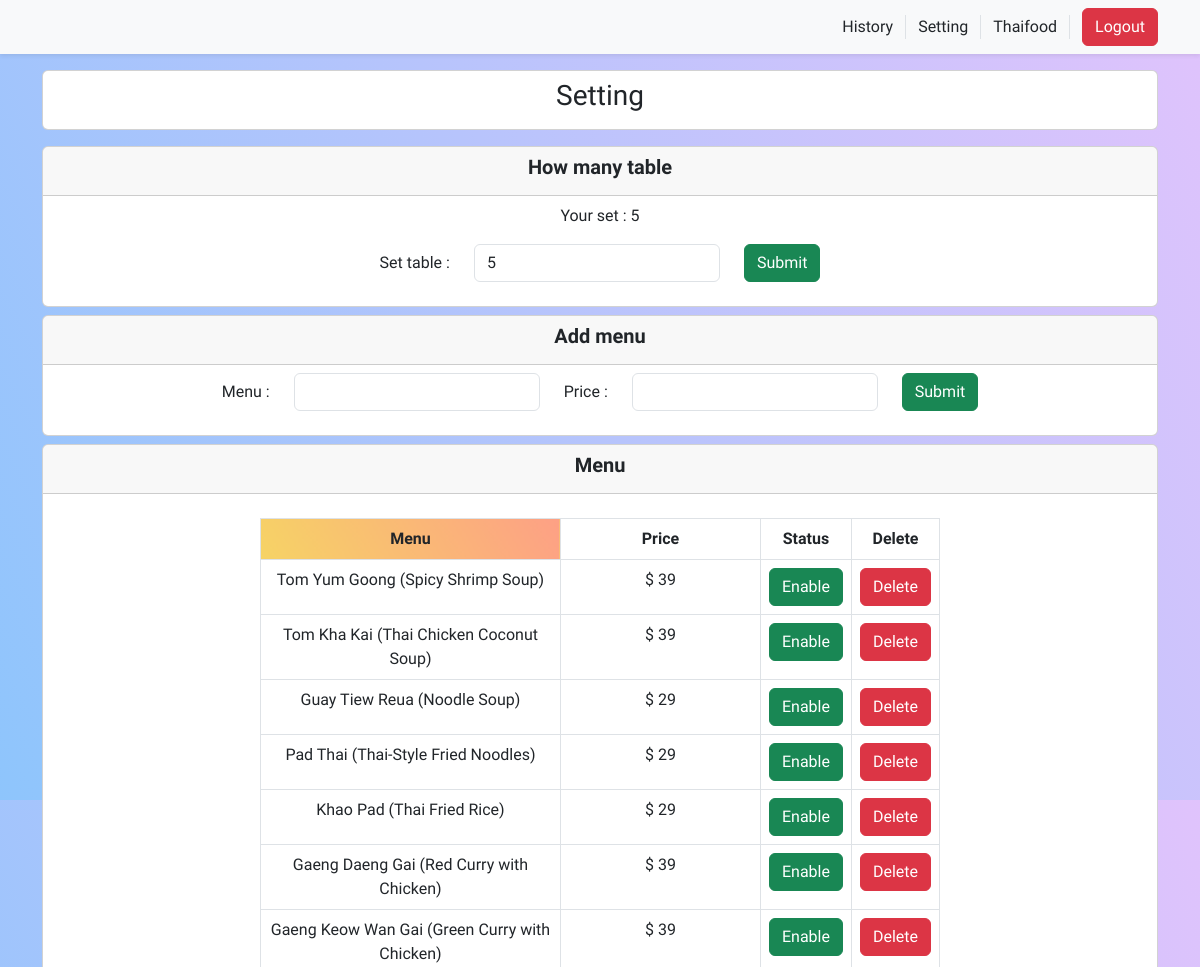
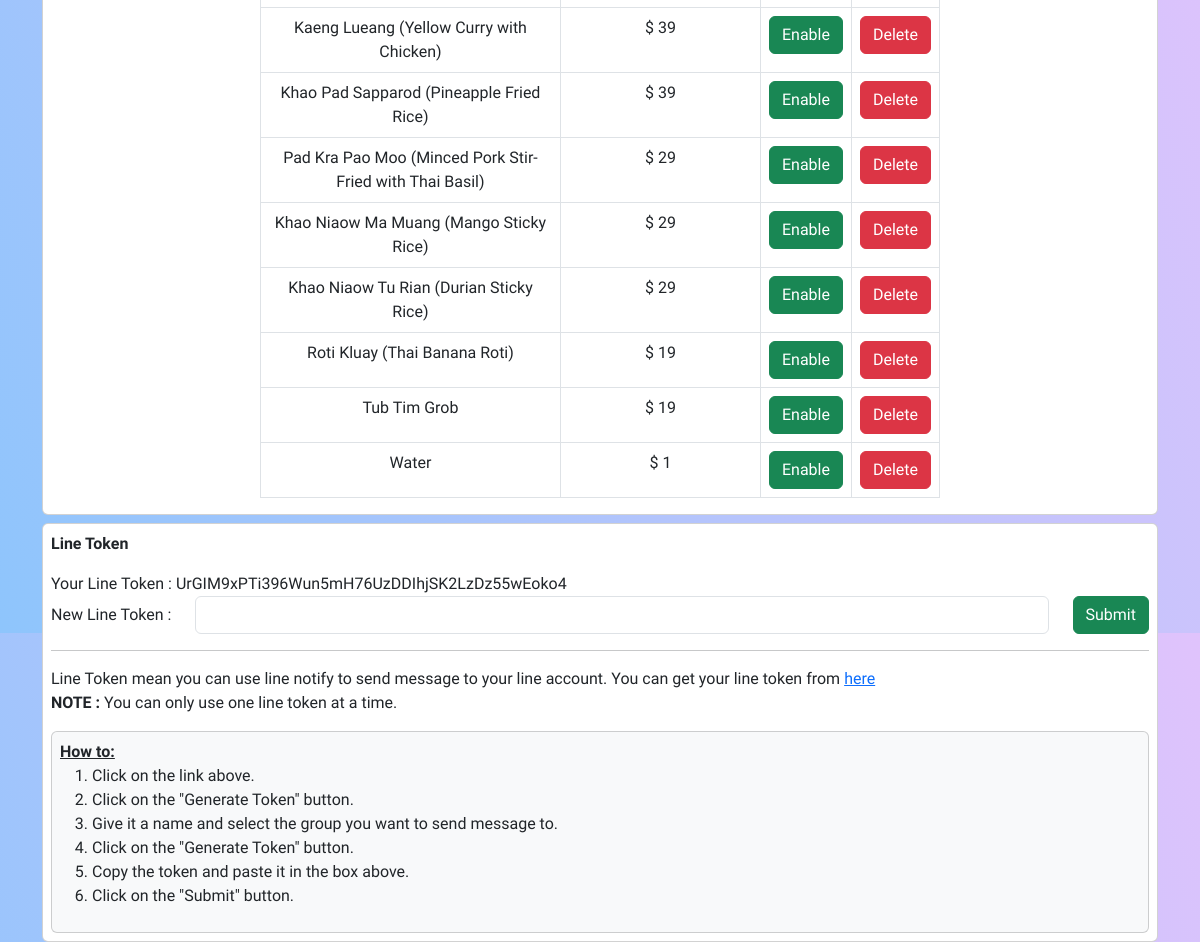
Screenshot of /setting (signed in) with the database file from the repository (2 pictures, top to bottom).
### tables this page shows
CREATE TABLE items (
    id INTEGER PRIMARY KEY AUTOINCREMENT,
    user_id INTEGER NOT NULL,
    name VARCHAR(255) NOT NULL,
    price INTEGER NOT NULL,
    status INTEGER NOT NULL
);

CREATE TABLE line_token (
    id INTEGER PRIMARY KEY AUTOINCREMENT,
    user_id INTEGER NOT NULL,
    token VARCHAR(255) NOT NULL
);

### app.py (the view)
@app.route('/setting', methods=['GET', 'POST'])
def setting():
    if not session.get('user_id'):
        return redirect(url_for('login'))
    rows = db.execute(
        'SELECT token FROM line_token WHERE user_id=?', (session['user_id'],))
    line = rows.fetchone()
    if line:
        line = line[0]
    else:
        line = 'empty'
    rows = db.execute(
        'SELECT quantity FROM shop_table WHERE user_id=?', (session['user_id'],))
    table = rows.fetchone()
    if table:
        table = table[0]
    else:
        table = 'empty'
    rows = db.execute(
        'SELECT id,name,price,status FROM items WHERE user_id=?', (session['user_id'],))
    items = rows.fetchall()
    return render_template('setting.html', line=line, table=table, items=items)

### templates/setting.html (shortened to what this page needs)
{% extends 'layout.html' %}
{% block classbody %}
class="setting"
{% endblock classbody %}
{% block main %}
  <div class="container">
    <div class="card p-2 my-3 text-center">
      <h3>Setting</h3>
    </div>
    <div class="card mt-2 text-center">
      <div class="card-header mb-2">
        <h5 class="fw-bold">How many table</h5>
      </div>
      <form action="/settable" method="post" class="align-self-center mb-4">
        <p>Your set : {{table}}</p>
        <div class="row">
          <div class="col-auto align-self-center">
            <label for="table" class="form-label m-0">Set table :</label>
          </div>
          <div class="col-auto">
            <input type="number" name="table" class="form-control" value={{table}} />
          </div>
          <div class="col">
            <button type="submit" class="btn btn-success">Submit</button>
          </div>
        </div>
      </form>
    </div>
    <div class="card mt-2 text-center">
      <div class="card-header mb-2">
        <h5 class="fw-bold">Add menu</h5>
      </div>
      <form action="/addmenu" method="post" class="align-self-center mb-4">
        <div class="row">
          <div class="col-auto align-self-center">
            <label for="name" class="form-label m-0">Menu :</label>
          </div>
          <div class="col-auto">
            <input type="text" name="name" class="form-control" required />
          </div>
          <div class="col-auto align-self-center">
            <label for="price" class="form-label m-0">Price :</label>
          </div>
          <div class="col-auto">
            <input type="number" name="price" class="form-control" required />
          </div>
          <div class="col-auto">
            <button type="submit" class="btn btn-success">Submit</button>
          </div>
        </div>
      </form>
    </div>
    <div class="card mt-2 text-center">
      <div class="card-header mb-4">
        <h5 class="fw-bold">Menu</h5>
      </div>
      <table class="table table-bordered table-hover table-setting">
        <thead>
          <tr>
            <th class="menu">Menu</th>
            <th class="price">Price</th>
            <th class="show">Status</th>
            <th class="delete">Delete</th>
          </tr>
        </thead>
        <tbody>
          {% for menu in items %}
            <tr>
              <td>{{menu[1]}}</td>
              <td>$ {{menu[2]}}</td>
              <td>
                {% if menu[3] == 0 %}
                  <form action="/menustatus" method="post">
                    <input type="hidden" name="id" value={{menu[0]}}>
                    <input type="hidden" name="status" value="1">
                    <button type="submit" class="btn btn-danger">Disable</button>
                  </form>
                {% else %}
                  <form action="/menustatus" method="post">
                    <button type="submit" class="btn btn-success">Enable</button>
                  </form>
                {% endif %}
              </td>
              <td>
                <form action="/deletemenu" method="post">
                  <button type="submit" class="btn btn-danger">Delete</button>
                </form>
              </td>
            </tr>
          {% endfor %}
        </tbody>
      </table>
    </div>
    <div class="card my-2 p-2">
      <p class="fw-bold">Line Token</p>
      <form method="post" action="/line">
            <label for="line" class="form-label m-0">Your Line Token : {{line}}</label>
        <br>
        <div class="row">
          <div class="col-auto align-self-center">
            <label for="line" class="form-label m-0">New Line Token :</label>
          </div>
          <div class="col">
            <input type="text" name="line" class="form-control" />
          </div>
          <div class="col-auto">
            <button type="submit" class="btn btn-success">Submit</button>
          </div>
        </div>
      </form>
      <hr />
      <p>
        Line Token mean you can use line notify to send message to your line account. You can get your line token from <a href="https://notify-bot.line.me/my/" target="_blank">here</a><br />
        <b>NOTE :</b> You can only use one line token at a time. <br />
      </p>
      <div class="card p-2 bg-light">
        <b><u>How to:</u></b>
        <ol>
          <li>Click on the link above.</li>
          <li>Click on the "Generate Token" button.</li>
          <li>Give it a name and select the group you want to send message to.</li>
          <li>Click on the "Generate Token" button.</li>
          <li>Copy the token and paste it in the box above.</li>
          <li>Click on the "Submit" button.</li>
        </ol>
      </div>
    </div>
  </div>
{% endblock %}

### templates/layout.html (shortened to what this page needs)
<!DOCTYPE html>
<html lang="en">
  <head>
    <link href="https://cdn.jsdelivr.net/npm/bootstrap@5.3.0/dist/css/bootstrap.min.css" rel="stylesheet" />
    <link rel="stylesheet" href="static/style.css" />
    <link href="https://cdn.datatables.net/v/dt/dt-1.13.4/datatables.min.css" rel="stylesheet" />
  </head>
  <body {% block classbody %}{% endblock classbody %}>
    <nav class="navbar navbar-expand-lg bg-body-tertiary shadow-sm">
      <div class="container">
        <div class="collapse navbar-collapse" id="navbarSupportedContent">
          <div class="d-flex justify-content-end">
            <div class="row">
              {% if session.get('user_id')  %}
              <div class="col-md-auto align-self-center border-end">
              <a href="/history" class="text-decoration-none text-dark fs-6">History</a>
              </div>
              <div class="col-md-auto align-self-center border-end">
                <a href="/setting" class="text-decoration-none text-dark fs-6">Setting</a>
              </div>
                <div class="col-md-auto align-self-center border-end"><a href="/profile" class="text-decoration-none text-dark fs-6">{{ session.get('name') }}</a></div>
                <div class="col-md-auto">
                  <a href="/logout" class="btn btn-danger">Logout</a>
                </div>
              {% endif %}
            </div>
          </div>
        </div>
      </div>
    </nav>
    {% block main %}
    {% endblock %}
  </body>
</html>

### static/style.css (style rules this page uses)
* { margin: 0; padding: 0; box-sizing: border-box; }
body { font-family: "Kanit", sans-serif; height: 100vh; }
.menu { background-color: #f6d365; background-image: linear-gradient(60deg, #f6d365 0%, #fda085 100%); }
.setting { background-color: #8ec5fc; background-image: linear-gradient(62deg, #8ec5fc 0%, #e0c3fc 100%); }
.table-setting { width: auto; align-self: center; text-align: center; }
.table-setting .menu { width: 300px; }
.table-setting .price { width: 200px; }

### rows the page displays
items: name "Tom Yum Goong (Spicy Shrimp Soup)", price "39"
items: name "Tom Kha Kai (Thai Chicken Coconut Soup)", price "39"
items: name "Guay Tiew Reua (Noodle Soup)", price "29"
items: name "Pad Thai (Thai-Style Fried Noodles)", price "29"
items: name "Khao Pad (Thai Fried Rice)", price "29"
items: name "Gaeng Daeng Gai (Red Curry with Chicken)", price "39"
items: name "Gaeng Keow Wan Gai (Green Curry with Chicken)", price "39"
items: name "Kaeng Lueang (Yellow Curry with Chicken)", price "39"
items: name "Khao Pad Sapparod (Pineapple Fried Rice)", price "39"
items: name "Pad Kra Pao Moo (Minced Pork Stir-Fried with Thai Basil)", price "29"
items: name "Khao Niaow Ma Muang (Mango Sticky Rice)", price "29"
items: name "Khao Niaow Tu Rian (Durian Sticky Rice)", price "29"
items: name "Roti Kluay (Thai Banana Roti)", price "19"
items: name "Tub Tim Grob", price "19"
items: name "Water", price "1"
line_token: token "UrGIM9xPTi396Wun5mH76UzDDIhjSK2LzDz55wEoko4"

### other values shown
{{ session.get('name') }} "Thaifood"
{{ table }} "5"
